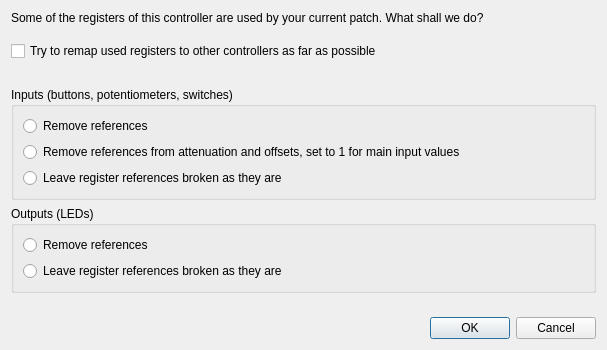
<?xml version="1.0" encoding="UTF-8"?>
<ui version="4.0">
 <class>Dialog</class>
 <widget class="QDialog" name="Dialog">
  <property name="geometry">
   <rect>
    <x>0</x>
    <y>0</y>
    <width>607</width>
    <height>350</height>
   </rect>
  </property>
  <property name="windowTitle">
   <string>Dialog</string>
  </property>
  <layout class="QVBoxLayout" name="verticalLayout_3">
   <item>
    <widget class="QLabel" name="label">
     <property name="text">
      <string>Some of the registers of this controller are used by your current patch. What shall we do?</string>
     </property>
    </widget>
   </item>
   <item>
    <spacer name="verticalSpacer_3">
     <property name="orientation">
      <enum>Qt::Vertical</enum>
     </property>
     <property name="sizeType">
      <enum>QSizePolicy::Fixed</enum>
     </property>
     <property name="sizeHint" stdset="0">
      <size>
       <width>20</width>
       <height>10</height>
      </size>
     </property>
    </spacer>
   </item>
   <item>
    <widget class="QCheckBox" name="checkBox">
     <property name="text">
      <string>Try to remap used registers to other controllers as far as possible</string>
     </property>
    </widget>
   </item>
   <item>
    <spacer name="verticalSpacer_2">
     <property name="orientation">
      <enum>Qt::Vertical</enum>
     </property>
     <property name="sizeType">
      <enum>QSizePolicy::Fixed</enum>
     </property>
     <property name="sizeHint" stdset="0">
      <size>
       <width>20</width>
       <height>20</height>
      </size>
     </property>
    </spacer>
   </item>
   <item>
    <widget class="QGroupBox" name="groupBox">
     <property name="title">
      <string>Inputs (buttons, potentiometers, switches)</string>
     </property>
     <layout class="QVBoxLayout" name="verticalLayout">
      <item>
       <widget class="QRadioButton" name="radioButton_2">
        <property name="text">
         <string>Remove references</string>
        </property>
       </widget>
      </item>
      <item>
       <widget class="QRadioButton" name="radioButton_3">
        <property name="text">
         <string>Remove references from attenuation and offsets, set to 1 for main input values</string>
        </property>
       </widget>
      </item>
      <item>
       <widget class="QRadioButton" name="radioButton">
        <property name="text">
         <string>Leave register references broken as they are</string>
        </property>
       </widget>
      </item>
     </layout>
    </widget>
   </item>
   <item>
    <widget class="QGroupBox" name="groupBox_2">
     <property name="title">
      <string>Outputs (LEDs)</string>
     </property>
     <layout class="QVBoxLayout" name="verticalLayout_2">
      <item>
       <widget class="QRadioButton" name="radioButton_5">
        <property name="text">
         <string>Remove references</string>
        </property>
       </widget>
      </item>
      <item>
       <widget class="QRadioButton" name="radioButton_4">
        <property name="text">
         <string>Leave register references broken as they are</string>
        </property>
       </widget>
      </item>
     </layout>
    </widget>
   </item>
   <item>
    <spacer name="verticalSpacer">
     <property name="orientation">
      <enum>Qt::Vertical</enum>
     </property>
     <property name="sizeType">
      <enum>QSizePolicy::MinimumExpanding</enum>
     </property>
     <property name="sizeHint" stdset="0">
      <size>
       <width>20</width>
       <height>0</height>
      </size>
     </property>
    </spacer>
   </item>
   <item>
    <widget class="QDialogButtonBox" name="buttonBox">
     <property name="orientation">
      <enum>Qt::Horizontal</enum>
     </property>
     <property name="standardButtons">
      <set>QDialogButtonBox::Cancel|QDialogButtonBox::Ok</set>
     </property>
    </widget>
   </item>
  </layout>
 </widget>
 <resources/>
 <connections>
  <connection>
   <sender>buttonBox</sender>
   <signal>accepted()</signal>
   <receiver>Dialog</receiver>
   <slot>accept()</slot>
   <hints>
    <hint type="sourcelabel">
     <x>248</x>
     <y>254</y>
    </hint>
    <hint type="destinationlabel">
     <x>157</x>
     <y>274</y>
    </hint>
   </hints>
  </connection>
  <connection>
   <sender>buttonBox</sender>
   <signal>rejected()</signal>
   <receiver>Dialog</receiver>
   <slot>reject()</slot>
   <hints>
    <hint type="sourcelabel">
     <x>316</x>
     <y>260</y>
    </hint>
    <hint type="destinationlabel">
     <x>286</x>
     <y>274</y>
    </hint>
   </hints>
  </connection>
 </connections>
</ui>
